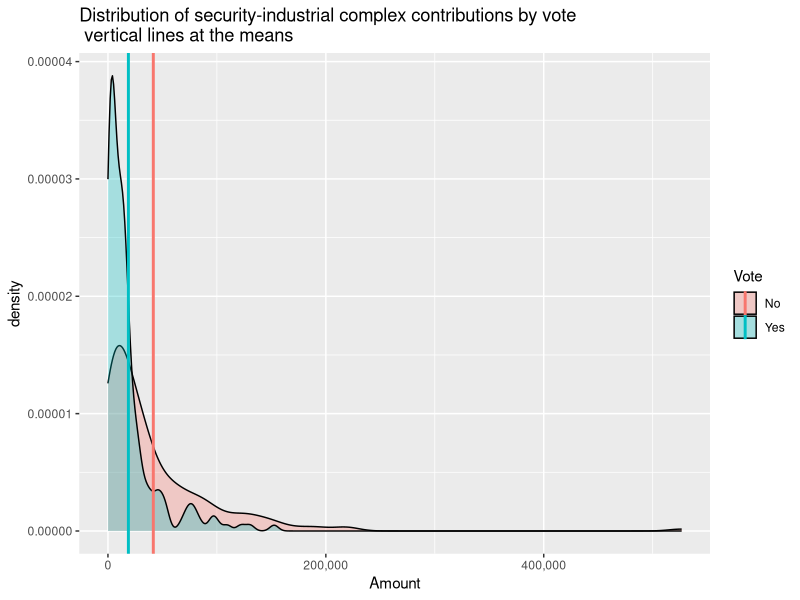

The R source for this figure:
## ---- chunk 1
library(ggplot2)
library(plyr)
library(scales)
library(coin)
# Read raw data
df <- read.csv('amashvotevsmoney.csv',header=T,sep="|",stringsAsFactors=F,strip.white=T)
## ---- chunk 2
# Clean up a bit
df$Amount <- as.numeric(gsub("\\$|,","", df$Amount)) # make dollars numeric
names(df)[3] <- 'District'                           # shorten district name
df <- df[df$Vote!='Not Voting',]                     # drop abstainers (I want 2 categories for Wilcoxon rank-sum test)
# Draw density plots with overlaid medians
cdf.median <- ddply(df, .(Vote), summarize, amt.median=median(Amount))
cdf.mean <- ddply(df, .(Vote), summarize, amt.mean=mean(Amount))

# Overlay means onto the distribution plots. You could equally well do medians as computed above.
ggplot(df, aes(x=Amount, fill=Vote)) + geom_density(alpha=.3) + geom_vline(data=cdf.mean, aes(xintercept=amt.mean,  color=Vote), size=1) + scale_x_continuous(labels=comma) + scale_y_continuous(labels=comma) + ggtitle("Distribution of security-industrial complex contributions by vote \n vertical lines at the means")
## ---- chunk 3
# Relative average prices: how much for a No for Democrats vs. Republicans, nationally
getGoingPrice <- function(vote) {
   big  <- df[df$Vote==vote,]
   r    <- big[big$Party=='R',]
   d    <- big[big$Party=='D',]
   m.r  <- c(mean(big$Amount),mean(r$Amount),mean(d$Amount))
   sd.r <- c(sd(big$Amount),sd(r$Amount),sd(d$Amount))
   tab  <- rbind(m.r,sd.r)
   colnames(tab) <- paste("Voted",vote,c("All","Republicans","Democrats"),sep=".")
   rownames(tab) <- c("Mean","St.dev.")
   w    <- wilcox.test(d$Amount,r$Amount)
   c    <- list(tab,w)
   names(c) <- c("summary","wilcoxon.ranksum")
   return(c)
}

All.Yes  <- getGoingPrice('Yes')
All.No   <- getGoingPrice('No')
## ---- chunk 4
print(format(t(All.No$summary),big.mark=",",digits=1),quote=F)
## ---- chunk 5
print(format(t(All.Yes$summary),big.mark=",",digits=1),quote=F)
#print(All.Yes$wilcoxon.ranksum)
## ---- chunk 6
getDifference <- function(party) {
   require(coin)
   d <- df[df$Party==party,]
   yes   <- d[d$Vote=='Yes',]
   no    <- d[d$Vote=='No',]
   yes.r <- c(dim(yes)[1],mean(yes$Amount),sd(yes$Amount))
   no.r  <- c(dim(no)[1],mean(no$Amount),sd(no$Amount))
   tab  <- rbind(yes.r,no.r)
   colnames(tab) <- c("Votes","Mean","St.dev")
   rownames(tab) <- paste(party,c("Yes","No"),sep=".")
   w.R     <- wilcox.test(d$Amount~d$Vote)
   w.Stata <- wilcox_test(d$Amount~as.factor(d$Vote))
   c       <- list(tab,w.R,w.Stata)
   names(c) <- c("summary","wilcoxon.R","wilcoxon.Stata")
   return(c)   
}
R.Difference <- getDifference('R')
D.Difference <- getDifference('D')
## ---- chunk 7
print(format(R.Difference$summary,big.mark=",",digits=4),quote=F)
## ---- chunk 8
R.Difference$wilcoxon.R
## ---- chunk 9
print(format(D.Difference$summary,big.mark=",",digits=4),quote=F)
D.Difference$wilcoxon.R
## ---- chunk 10
# Mean and SD by party, by vote, overall and for a state of interest
getAmount <- function(vote,party,state) {
   big <- df[df$Vote==vote & df$Party==party,]
   lil <- big[grep(state,big$District),]
   a <- c(mean(big$Amount, na.rm=T),median(big$Amount, na.rm=T),sd(big$Amount, na.rm=T),dim(big)[1])
   b <- c(mean(lil$Amount, na.rm=T),median(lil$Amount, na.rm=T),sd(lil$Amount, na.rm=T),dim(lil)[1])
   d <- rbind(a,b)
   rownames(d) <- paste(party,"Voted",vote,c("US",state),sep=".")
   colnames(d) <- c("Mean","Median","St.dev.","Votes")
   w <- wilcox.test(big$Amount,lil$amount)
   c <- list()
   c$list             <- lil
   c$wilcoxon.ranksum <- w
   c$summary          <- d
   return(c)
}
NC.D.Yes <- getAmount('Yes','D','NC')
NC.R.Yes <- getAmount('Yes','R','NC')
NC.D.No  <- getAmount('No','D','NC')
NC.R.No  <- getAmount('No','R','NC')
## ---- chunk 11
print(format(NC.R.No$summary,big.mark=",",digits=4),quote=F)
## ---- chunk 12
print(format(NC.D.No$summary,big.mark=",",digits=4),quote=F)
## ---- chunk 13
print(format(NC.D.No$list,digits=4,big.mark=","),row.names=F)
## ---- chunk 14
print(format(rbind(NC.R.Yes$list,NC.D.Yes$list),digits=1,big.mark=","),row.names=F)
